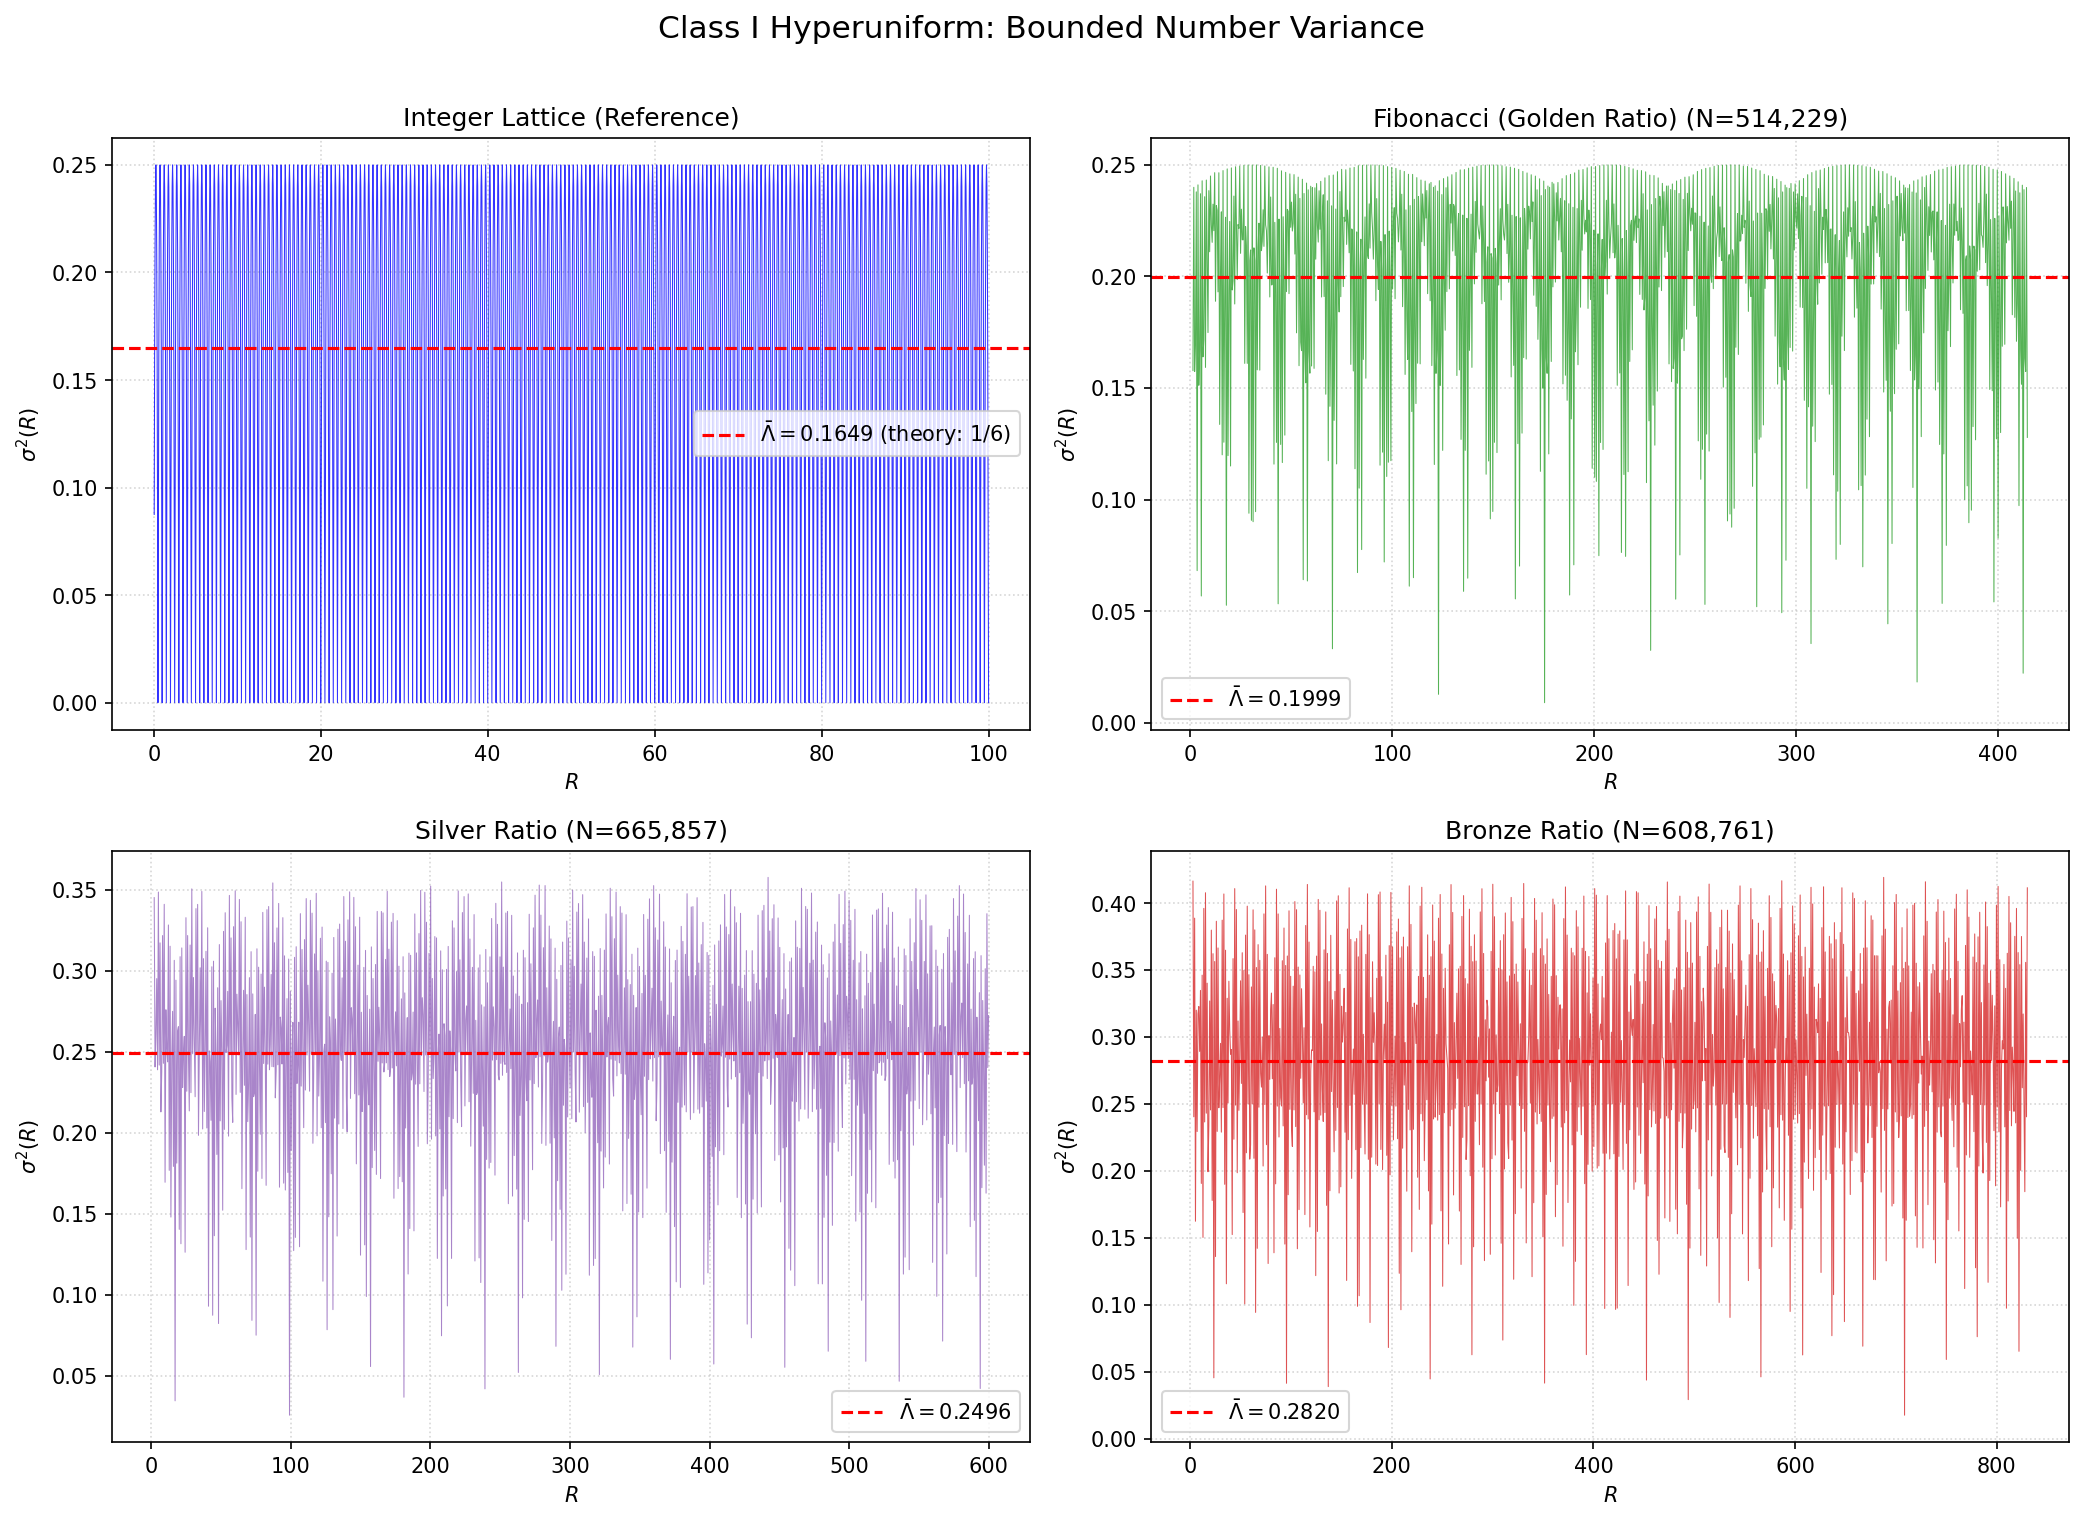

The Python source for this figure:
"""
Phase 3: Number Variance Analysis of 1D Quasiperiodic Chains
Computes sigma^2(R) for Fibonacci, silver, and bronze ratio chains,
verifies Class I hyperuniform behavior (bounded variance), and
extracts the surface-area coefficient Lambda_bar.
"""

import numpy as np
import matplotlib.pyplot as plt
import time
from substitution_tilings import CHAINS, generate_substitution_sequence, sequence_to_points


def compute_number_variance_1d(points, L, R_array, num_windows=20000, rng=None,
                               periodic=True):
    """
    Compute sigma^2(R) using sorted-array binary search.
    O(num_windows * log N) per radius value.

    Parameters
    ----------
    points : ndarray
        1D point positions.
    L : float
        Domain length.
    R_array : ndarray
        Array of window half-widths.
    num_windows : int
        Number of random window centers per R value.
    rng : numpy.random.Generator, optional
        Random number generator.
    periodic : bool
        If True, use periodic boundary conditions (wrap-around counting).
        If False, restrict window centers to [R, L-R] so windows stay within domain.
    """
    if rng is None:
        rng = np.random.default_rng()

    sorted_pts = np.sort(points)
    N = len(sorted_pts)
    variances = np.empty(len(R_array))
    mean_counts = np.empty(len(R_array))

    for j, R in enumerate(R_array):
        if periodic:
            centers = rng.uniform(0, L, num_windows)
        else:
            centers = rng.uniform(R, L - R, num_windows)

        lo = centers - R
        hi = centers + R

        # Vectorized binary search for all windows at once
        idx_hi = np.searchsorted(sorted_pts, hi, side='right')
        idx_lo = np.searchsorted(sorted_pts, lo, side='left')
        counts = (idx_hi - idx_lo).astype(np.float64)

        if periodic:
            # Fix wrap-left: window extends past x=0
            wrap_left = lo < 0
            if np.any(wrap_left):
                wrapped_lo = L + lo[wrap_left]
                counts[wrap_left] = (
                    np.searchsorted(sorted_pts, hi[wrap_left], side='right')
                    + N - np.searchsorted(sorted_pts, wrapped_lo, side='left')
                ).astype(np.float64)

            # Fix wrap-right: window extends past x=L
            wrap_right = hi > L
            if np.any(wrap_right):
                wrapped_hi = hi[wrap_right] - L
                counts[wrap_right] = (
                    N - np.searchsorted(sorted_pts, lo[wrap_right], side='left')
                    + np.searchsorted(sorted_pts, wrapped_hi, side='right')
                ).astype(np.float64)

        variances[j] = np.var(counts)
        mean_counts[j] = np.mean(counts)

    return variances, mean_counts


def lattice_variance_exact(R_array):
    """
    Exact analytic number variance for the 1D integer lattice (spacing = 1).

    For half-width R, the window [x-R, x+R] has length 2R.
    sigma^2(R) = 2f(1-2f)   for f = {R} < 0.5
    sigma^2(R) = 2(1-f)(2f-1)  for f = {R} >= 0.5

    Period-average: Lambda_bar = 1/6 exactly.
    """
    R = np.asarray(R_array, dtype=np.float64)
    f = R % 1.0
    var = np.where(f < 0.5, 2 * f * (1 - 2 * f), 2 * (1 - f) * (2 * f - 1))
    return var


def compute_second_derivative(R_array, variances):
    """
    Compute the numerical second derivative d^2 sigma^2 / dR^2.

    For piecewise quadratic sigma^2(R), this should be piecewise constant
    (a step function), providing verification of the analytic structure.

    Uses central finite differences with the given R sampling.
    """
    R = np.asarray(R_array)
    var = np.asarray(variances)
    # Use numpy gradient twice for second derivative
    dvar = np.gradient(var, R)
    d2var = np.gradient(dvar, R)
    return d2var


def compute_lambda_bar(R_array, variances):
    """
    Compute Lambda_bar = <sigma^2(R)> averaged over the asymptotic regime.

    For 1D Class I hyperuniform systems, sigma^2(R) is bounded and oscillating.
    Lambda_bar is the long-R average of this bounded function.

    Reference: 1D integer lattice has Lambda_bar = 1/6 (exact).
    The analytic sigma^2(R) for Z is 2*frac(R)*(1-2*frac(R)) for frac(R)<0.5,
    whose period-average is exactly 1/6.

    We use the upper portion of the R range where oscillations are well-established,
    and ensure enough oscillation periods are sampled for accurate averaging.
    """
    # Use the last 2/3 of the R range for averaging
    start = len(R_array) // 3
    return np.mean(variances[start:])


# ============================================================
# Main
# ============================================================

if __name__ == '__main__':
    rng = np.random.default_rng(seed=123)

    print("=" * 70)
    print("  Phase 3: Number Variance of Quasiperiodic Chains")
    print("=" * 70)

    # -------------------------------------------------------
    # Reference: Integer lattice (perfect crystal, Lambda_bar = 1/6)
    # -------------------------------------------------------
    N_lattice = 100000
    lattice_points = np.arange(N_lattice, dtype=np.float64)
    L_lattice = float(N_lattice)

    # Dense R sampling: ~20 samples per lattice spacing over 100 spacings
    R_lattice = np.linspace(0.05, 100, 2000)

    print("\nComputing integer lattice reference...")
    t0 = time.perf_counter()
    var_lattice, mean_lattice = compute_number_variance_1d(
        lattice_points, L_lattice, R_lattice, num_windows=30000, rng=rng)
    print(f"  Done in {time.perf_counter() - t0:.1f}s")

    lambda_bar_lattice = compute_lambda_bar(R_lattice, var_lattice)
    print(f"  Lambda_bar (integer lattice) = {lambda_bar_lattice:.6f}  "
          f"(expected 1/6 = {1/6:.6f})")

    # -------------------------------------------------------
    # Quasiperiodic chains
    # -------------------------------------------------------
    chain_results = {}

    for name in ['fibonacci', 'silver', 'bronze']:
        info = CHAINS[name]
        print(f"\n--- {info['name']} ---")

        # Generate chain (target ~500k tiles)
        for iters in range(5, 40):
            M = info['matrix']
            vec = np.array([0, 1], dtype=np.int64)
            Mn = np.linalg.matrix_power(M, iters)
            n_pred = int(np.sum(Mn @ vec))
            if n_pred > 500_000:
                break

        print(f"  Generating ({iters} iterations)...")
        seq = generate_substitution_sequence(name, iters)
        points, L_domain = sequence_to_points(seq, name)
        rho = len(points) / L_domain
        print(f"  N = {len(points):,}, L = {L_domain:.1f}, rho = {rho:.6f}")

        # Dense R sampling: cover many oscillation periods
        # Mean spacing determines the fundamental oscillation scale
        mean_spacing = 1.0 / rho
        R_max = min(300 * mean_spacing, L_domain / 4)
        R_array = np.linspace(mean_spacing, R_max, 1000)

        print(f"  Computing variance (R from {R_array[0]:.2f} to {R_array[-1]:.1f}, "
              f"1000 R values)...")
        t0 = time.perf_counter()
        variances, mean_counts = compute_number_variance_1d(
            points, L_domain, R_array, num_windows=30000, rng=rng)
        elapsed = time.perf_counter() - t0
        print(f"  Done in {elapsed:.1f}s")

        lambda_bar = compute_lambda_bar(R_array, variances)
        print(f"  Lambda_bar = {lambda_bar:.6f}")
        print(f"  Variance range: [{np.min(variances):.4f}, {np.max(variances):.4f}]")

        chain_results[name] = {
            'R_array': R_array,
            'variances': variances,
            'mean_counts': mean_counts,
            'rho': rho,
            'lambda_bar': lambda_bar,
            'L_domain': L_domain,
            'N': len(points),
        }

    # -------------------------------------------------------
    # Summary table
    # -------------------------------------------------------
    print("\n\n" + "=" * 70)
    print("  Summary: Lambda_bar Values")
    print("=" * 70)
    print(f"  {'Pattern':30s}  {'Lambda_bar':>12s}  {'vs Lattice':>12s}")
    print(f"  {'-'*30}  {'-'*12}  {'-'*12}")
    print(f"  {'Integer Lattice':30s}  {lambda_bar_lattice:12.6f}  "
          f"{'(reference)':>12s}")
    for name in ['fibonacci', 'silver', 'bronze']:
        r = chain_results[name]
        ratio = r['lambda_bar'] / lambda_bar_lattice
        print(f"  {CHAINS[name]['name']:30s}  {r['lambda_bar']:12.6f}  "
              f"{ratio:11.2f}x")

    # -------------------------------------------------------
    # Plot 1: Variance curves (4-panel)
    # -------------------------------------------------------
    fig, axes = plt.subplots(2, 2, figsize=(14, 10))

    # Top-left: Integer lattice
    ax = axes[0, 0]
    ax.plot(R_lattice, var_lattice, 'b-', lw=0.5, alpha=0.8)
    ax.axhline(lambda_bar_lattice, color='red', ls='--', lw=1.5,
               label=rf'$\bar{{\Lambda}} = {lambda_bar_lattice:.4f}$ (theory: 1/6)')
    ax.set_xlabel(r'$R$')
    ax.set_ylabel(r'$\sigma^2(R)$')
    ax.set_title('Integer Lattice (Reference)')
    ax.legend()
    ax.grid(True, ls=':', alpha=0.5)

    plot_positions = [(0, 1), (1, 0), (1, 1)]
    colors = ['#2ca02c', '#9467bd', '#d62728']
    for idx, name in enumerate(['fibonacci', 'silver', 'bronze']):
        r = chain_results[name]
        ax = axes[plot_positions[idx]]
        ax.plot(r['R_array'], r['variances'], '-', color=colors[idx], lw=0.5,
                alpha=0.8)
        ax.axhline(r['lambda_bar'], color='red', ls='--', lw=1.5,
                   label=rf"$\bar{{\Lambda}} = {r['lambda_bar']:.4f}$")
        ax.set_xlabel(r'$R$')
        ax.set_ylabel(r'$\sigma^2(R)$')
        ax.set_title(f"{CHAINS[name]['name']} (N={r['N']:,})")
        ax.legend()
        ax.grid(True, ls=':', alpha=0.5)

    plt.suptitle('Class I Hyperuniform: Bounded Number Variance', fontsize=15, y=1.01)
    plt.tight_layout()
    plt.savefig('quasicrystal_variance.png', dpi=150, bbox_inches='tight')
    print("\nPlot saved to quasicrystal_variance.png")

    # -------------------------------------------------------
    # Plot 2: sigma^2/R vs R (hyperuniformity test)
    # -------------------------------------------------------
    fig2, ax2 = plt.subplots(figsize=(10, 6))
    for idx, name in enumerate(['fibonacci', 'silver', 'bronze']):
        r = chain_results[name]
        ax2.plot(r['R_array'], r['variances'] / r['R_array'],
                 '-', color=colors[idx], lw=1,
                 label=f"{CHAINS[name]['name']}")
    ax2.axhline(0, color='black', lw=0.5)
    ax2.set_xlabel(r'$R$', fontsize=13)
    ax2.set_ylabel(r'$\sigma^2(R) / R$', fontsize=13)
    ax2.set_title(r'Hyperuniformity Test: $\sigma^2(R)/R \to 0$ for Class I',
                  fontsize=14)
    ax2.legend(fontsize=11)
    ax2.grid(True, ls=':', alpha=0.5)
    ax2.set_ylim(bottom=-0.005)
    plt.tight_layout()
    plt.savefig('hyperuniformity_test.png', dpi=150, bbox_inches='tight')
    print("Plot saved to hyperuniformity_test.png")
    plt.show()
